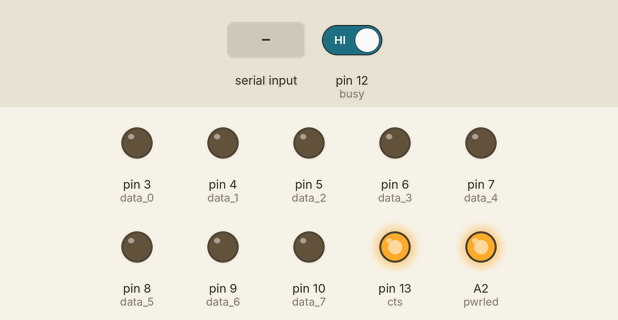
Recording of a sketch running on a simulated Arduino Uno, built with avr-gcc and run on an emulated ATmega328P. On the bench: output pins drawn as LEDs (lit = HIGH). The inputs (shaded band) are chosen by the test bench; at power-on: pin 12 (busy) HIGH. Pins used as bus, display or sensor lines are not drawn.

Above: at 2.2 s.
2.3 s: pin 12 (busy) driven LOW
At 3.2 s:
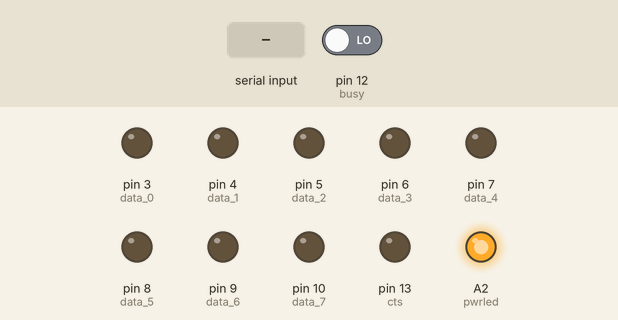
3.8 s: "1" received over Serial
At 4.4 s:
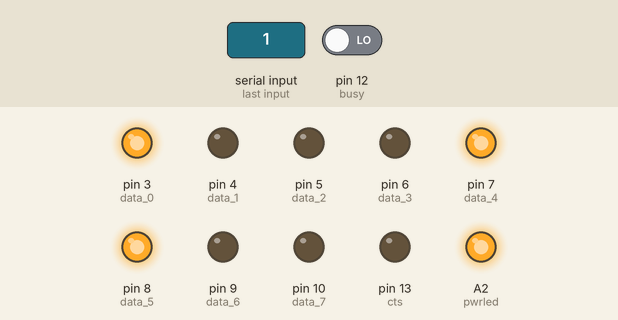
5.3 s: "0" received over Serial
At 6.5 s:
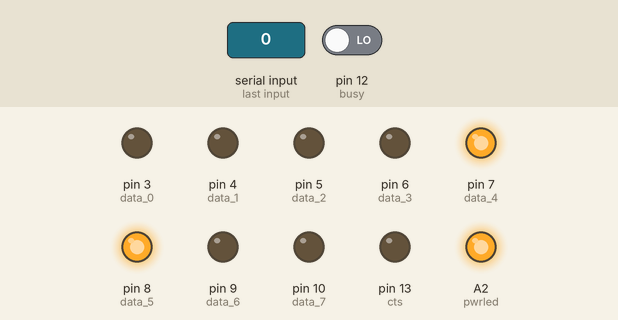
6.8 s: "2" received over Serial
At 7.8 s:
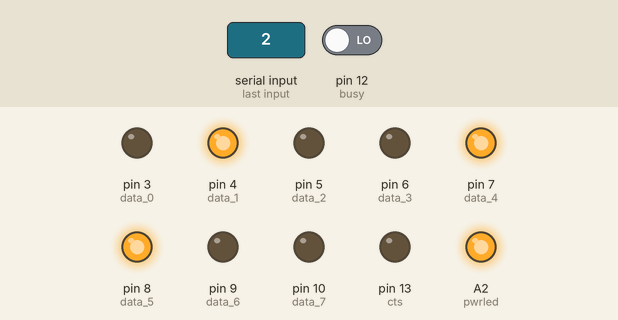
8.3 s: pin 12 (busy) driven HIGH
At 9.0 s:
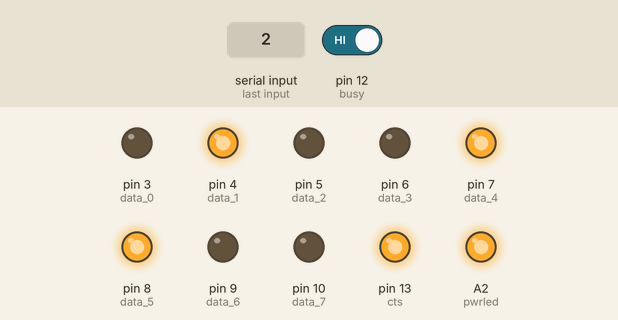
Timing chart, 0 to 10.8 s (numbered marks = the images above; inputs shaded):
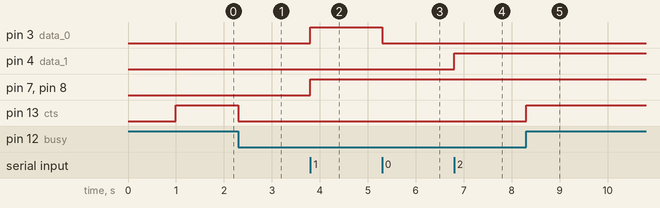

The sketch:

Paralleloslam.ino
```cpp
// Paralelloslam
// Programming & Hardware By Cosmos2000 & TK
// Inspired by sentryGun53
// Started 10-02-2019
// Last Modified 26-02-2019
// Version 1.0

#define pwrled A2
// parallel port pin# = arduino pin#
const int nStrobe = 2;
const int data_0 = 3;
const int data_1 = 4;
const int data_2 = 5;
const int data_3 = 6;
const int data_4 = 7;
const int data_5 = 8;
const int data_6 = 9;
const int data_7 = 10;
const int nAck = 11;
const int busy = 12;
const int cts = 13;

const int strobeWait = 2;   // microseconds to strobe for
byte serialinByte;

void setup() {
  Serial.begin(9600);
  pinMode(nStrobe, OUTPUT);      // is active LOW
  digitalWrite(nStrobe, HIGH);   // set HIGH
  pinMode(data_0, OUTPUT);
  pinMode(data_1, OUTPUT);
  pinMode(data_2, OUTPUT);
  pinMode(data_3, OUTPUT);
  pinMode(data_4, OUTPUT);
  pinMode(data_5, OUTPUT);
  pinMode(data_6, OUTPUT);
  pinMode(data_7, OUTPUT);
  pinMode(nAck, INPUT);     // is active LOW
  pinMode(busy, INPUT);
  pinMode(cts, OUTPUT);
  pinMode(pwrled, OUTPUT);
  delay(1000);
  digitalWrite(pwrled, HIGH);
//  resetPrinter(); // Resets printer to Emphasized mode, FORGET THIS!!
}

void loop() {
  if (Serial.available()) {
    if(digitalRead(busy) == LOW){
      serialinByte = Serial.read();
      printByte(serialinByte);
    }
  }
  if(digitalRead(busy) == HIGH){
    digitalWrite(cts, HIGH);
  } else {
    digitalWrite(cts, LOW);
  }
}

void printByte(byte inByte) {
  digitalWrite(data_0, inByte & 0x01);
  digitalWrite(data_1, inByte & 0x02);
  digitalWrite(data_2, inByte & 0x04);
  digitalWrite(data_3, inByte & 0x08);
  digitalWrite(data_4, inByte & 0x10);
  digitalWrite(data_5, inByte & 0x20);
  digitalWrite(data_6, inByte & 0x40);
  digitalWrite(data_7, inByte & 0x80);
  digitalWrite(nStrobe, LOW);       // strobe nStrobe to input data bits
  delayMicroseconds(strobeWait);
  digitalWrite(nStrobe, HIGH);
}

void resetPrinter() {
  printByte(27); // reset printer to emphasized mode.
  printByte('E'); // 27 is Escape & E= Dec 69 for Emphasized mode.
}
```

Measured:
- after the input at 2.3 s, pin 13 (cts): HIGH → LOW at once
- after the input at 3.8 s, pin 3 (data_0), pin 7 (data_4), pin 8 (data_5): LOW → HIGH at once
- after the input at 5.3 s, pin 3 (data_0): HIGH → LOW at once
- after the input at 6.8 s, pin 4 (data_1): LOW → HIGH at once
- after the input at 8.3 s, pin 13 (cts): LOW → HIGH at once
